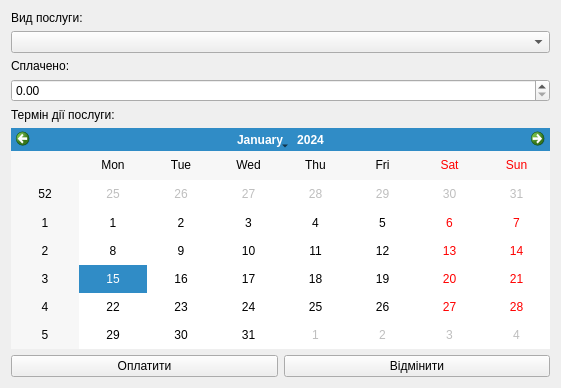
<?xml version="1.0" encoding="UTF-8"?>
<ui version="4.0">
 <class>CreateOrderWindow</class>
 <widget class="QWidget" name="CreateOrderWindow">
  <property name="geometry">
   <rect>
    <x>0</x>
    <y>0</y>
    <width>561</width>
    <height>388</height>
   </rect>
  </property>
  <property name="windowTitle">
   <string>Оплата</string>
  </property>
  <property name="windowIcon">
   <iconset>
    <normaloff>:/icons/yesport_icon.png</normaloff>:/icons/yesport_icon.png</iconset>
  </property>
  <layout class="QGridLayout" name="gridLayout">
   <item row="0" column="0">
    <layout class="QVBoxLayout" name="verticalLayout">
     <item>
      <widget class="QLabel" name="label">
       <property name="text">
        <string>Вид послуги:</string>
       </property>
      </widget>
     </item>
     <item>
      <widget class="QComboBox" name="programsList"/>
     </item>
     <item>
      <widget class="QLabel" name="label_2">
       <property name="text">
        <string>Сплачено:</string>
       </property>
      </widget>
     </item>
     <item>
      <widget class="QDoubleSpinBox" name="amountEdit">
       <property name="maximum">
        <double>9999.989999999999782</double>
       </property>
      </widget>
     </item>
     <item>
      <widget class="QLabel" name="label_3">
       <property name="text">
        <string>Термін дії послуги:</string>
       </property>
      </widget>
     </item>
     <item>
      <widget class="QCalendarWidget" name="datePicker"/>
     </item>
     <item>
      <layout class="QHBoxLayout" name="horizontalLayout">
       <item>
        <widget class="QPushButton" name="createOrderButton">
         <property name="text">
          <string>Оплатити</string>
         </property>
        </widget>
       </item>
       <item>
        <widget class="QPushButton" name="cancelButton">
         <property name="text">
          <string>Відмінити</string>
         </property>
        </widget>
       </item>
      </layout>
     </item>
    </layout>
   </item>
  </layout>
 </widget>
 <resources/>
 <connections/>
</ui>
